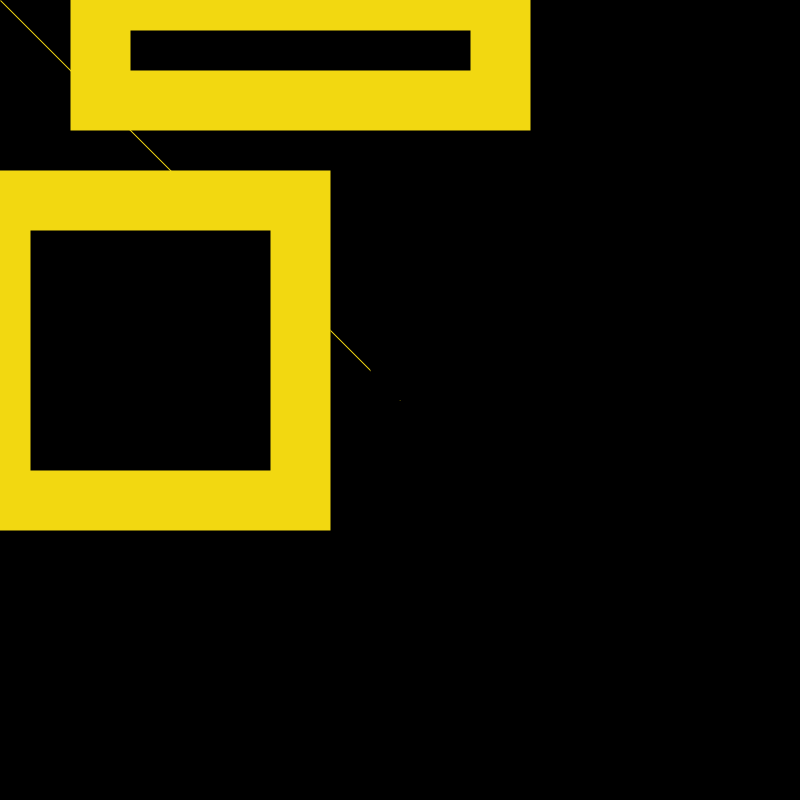
Frame 1 (no input)
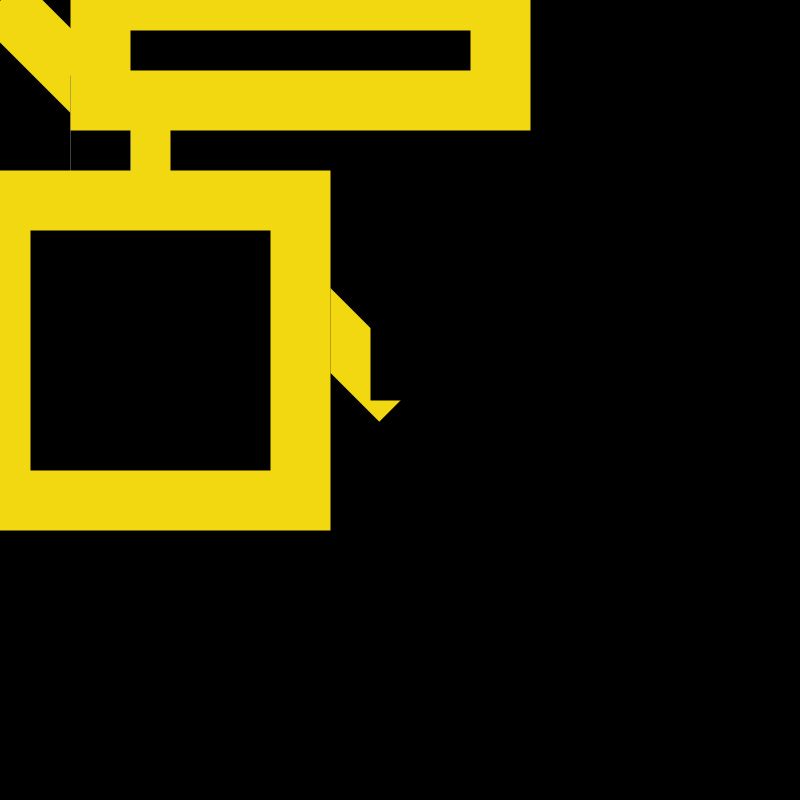
Frame 60 (the mouse pressed at the canvas centre just before this capture)
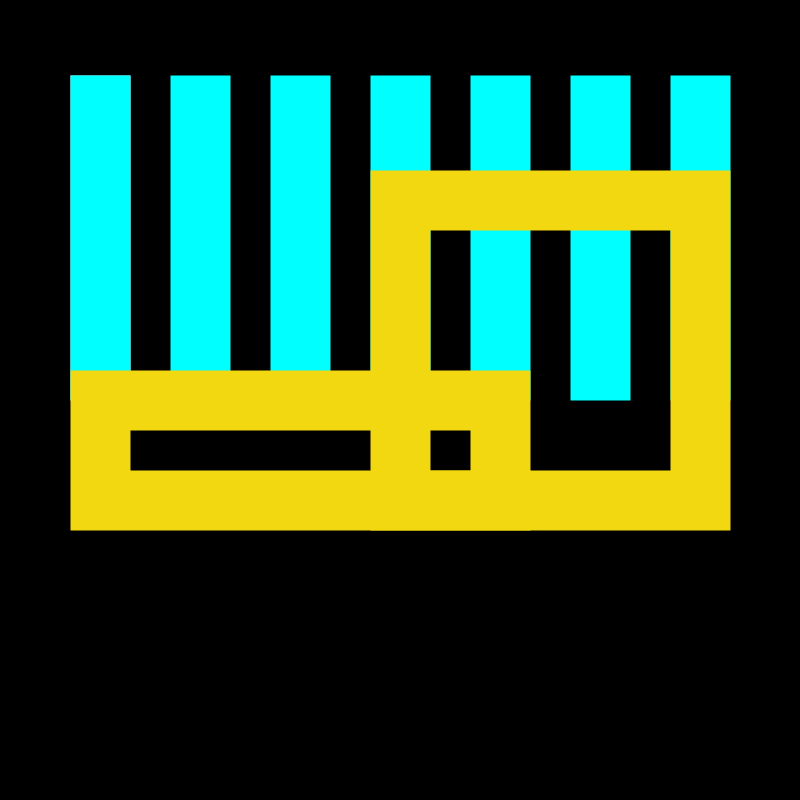
Frame 120 (the mouse held since frame 60 and released just before this capture)

The Processing sketch that drew these frames (run headless with seeded random() and noise(); from frame 60 on, the mouse is pressed at the canvas centre):

// Processing sketch: MarianaBragada_Artwork1
// ── MarianaBragada_Artwork1.pde
float sizee= 0;
float step=random(0.1,3);

boolean black=true;



void setup(){
  
  size(800,800);
 // background(0);
  strokeCap(SQUARE);
}

void draw(){
  
  background(0);
  //stroke(0,300);
  stroke(#F2D811);
line(mouseX,mouseY,width/2, height/2);


//line(0+mouseX, mouseY, 800-mouseX, mouseY);
  
  stroke(255);
//verticais
 line(100,400,100, 75); 
 //strokeWeight(60); 
 stroke(0, mouseX, mouseY);
 
 line(100,400,100, 75); 
 //strokeWeight(60); 
 stroke(0, mouseX, mouseY);
 
 line(200,400,200, 75); 
 strokeWeight(60); 
 
 line(300,400,300, 75); 
 strokeWeight(60); 
 fill(mouseX);
 line(400,400,400, 75); 
 strokeWeight(60); 

 

 
 //line(550,400,550, 500); 
 strokeWeight(60);
 //line(700,400,500, 700); 
 strokeWeight(60);
 line(500,400,500, 75); 
 strokeWeight(60);
 line(600,400,600, 75); 
 strokeWeight(60);
 line(700,400,700, 75); 
 strokeWeight(60);
 
 //horizontais 
 stroke(#F2D811);
 rect(100,mouseY,400,100); 
 
 
 rect(mouseX,200,300,300); 
}
 
 //////////// circulo
 void mouseDragged(){
 
  if(black==true) stroke(0,50);
  else stroke(255,150);
  
  float varr = map(sizee,0,800,0,150);
  float centerRandX=random(-varr,varr);
  float centerRandY=random(-varr,varr);
  fill(#F00F21);
  ellipse(400+centerRandX,400+centerRandY, sizee,sizee);
  sizee=sizee+step;
 
 
 // println(centerRand);
  
  if(sizee>600){
   sizee=0;
   stroke(random(0,150),50);
    black=!black;
    step=random(0.1,3);
  



}
}
 
